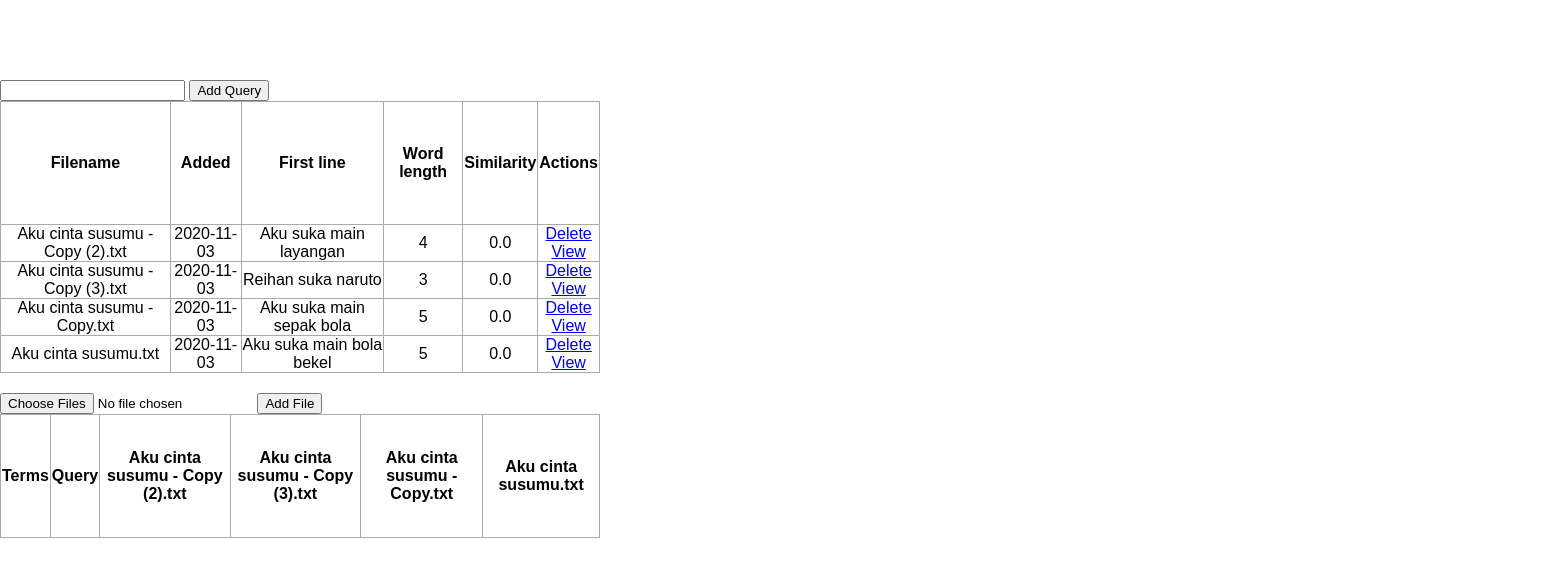
Before: / with the older database file.
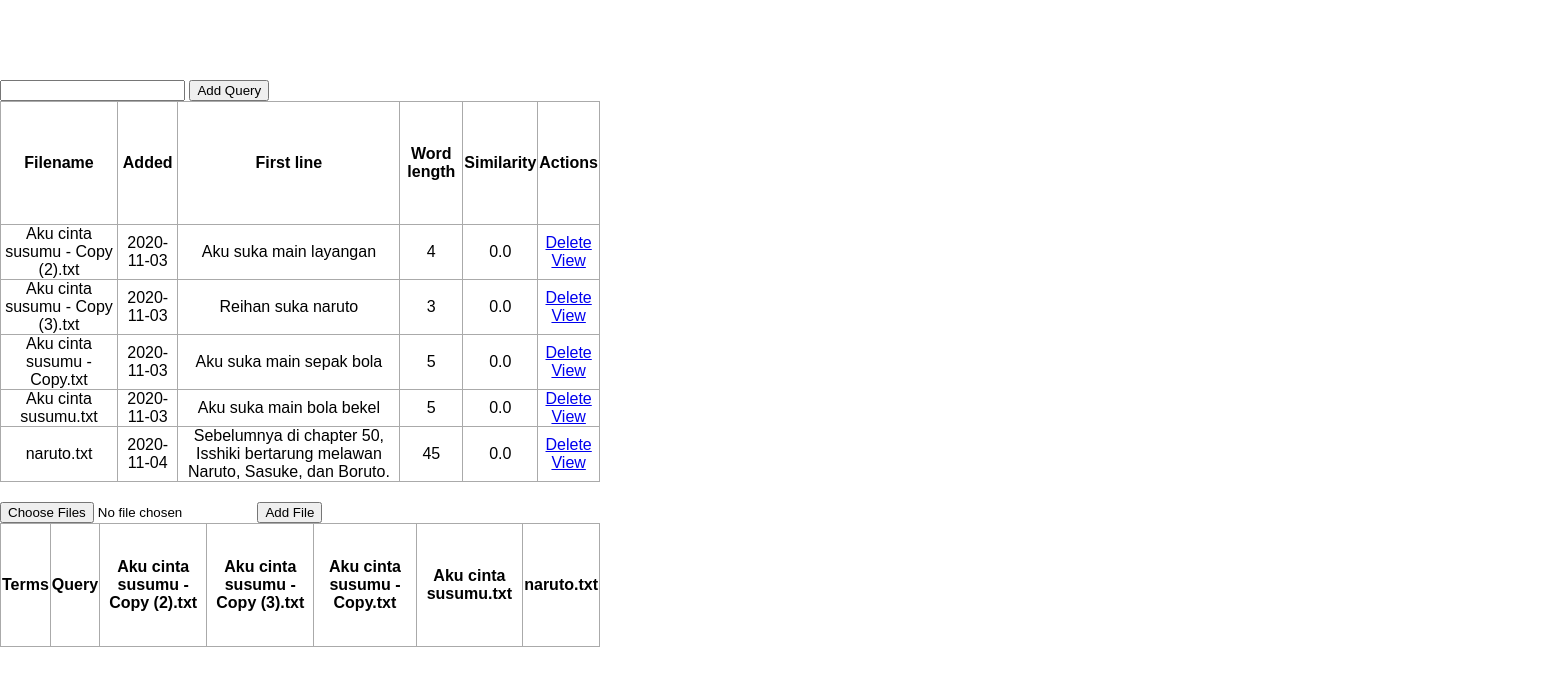
After: the same page with the newer database file.
### app.py (models this page shows)
class Todo(db.Model):
    id = db.Column(db.Integer, primary_key=True)
    date_created = db.Column(db.DateTime, default=datetime.utcnow)
    name = db.Column(db.String(200), nullable=True)
    data = db.Column(db.LargeBinary)
    wordcnt = db.Column(db.Integer, nullable=True)
    first_sentence = db.Column(db.String(200), nullable=True)
    sim = db.Column(db.Float, nullable=True)

### app.py (the view)
@app.route('/', methods=['POST','GET'])
def index():
    if request.method == 'POST':
        if 'InputFile' in request.form:
            files = request.files.getlist("filetxt")
            try:
                for file in files:
                    if file:
                        data = file.read()
                        file.stream.seek(0)
                        file.save(os.path.join(app.config['UPLOAD_FOLDER'], file.filename))
                        wordlen = 0
                        i = 0
                        with open(os.path.join(app.config['UPLOAD_FOLDER'], file.filename)) as f:
                            for line in f:
                                if (i == 0):
                                    a_list = nltk.tokenize.sent_tokenize(line)
                                    frst_sentence = a_list[0]
                                i = i + 1
                                res = len(re.findall(r'\w+', line))
                                wordlen = wordlen + res
                        new_task = Todo(name = file.filename, data = data, wordcnt = wordlen, first_sentence = frst_sentence, sim = 0)
                        db.session.add(new_task)
                        db.session.commit()
                return redirect('/')
            except:
                return 'There was an issue adding your task'
        else  :
            file = Todo.query.order_by(Todo.sim).all()
            universalSetOfUniqueWords = []
            inputQuery = request.form['textquery']
            lowercaseQuery = inputQuery.lower()
            factory = StemmerFactory()
            stemmer = factory.create_stemmer()
            stemmedQuery = stemmer.stem(lowercaseQuery)
            queryWordList = re.sub("[^\w]", " ",stemmedQuery).split()
            for word in queryWordList:
                if word not in universalSetOfUniqueWords:
                    universalSetOfUniqueWords.append(word)
            for doc in file :
                matchPercentage = 0
                fd = open("./static/"+doc.name , "r")
                database1 = fd.read().lower()
                stemmedDatabase = stemmer.stem(database1)
                databaseWordList = re.sub("[^\w]", " ",stemmedDatabase).split()	#Replace punctuation by space and split
                for word in databaseWordList:
                    if word not in universalSetOfUniqueWords:
                        universalSetOfUniqueWords.append(word)
                queryTF = []
                databaseTF = []
                for word in universalSetOfUniqueWords:
                    queryTfCounter = 0
                    databaseTfCounter = 0
                    for word2 in queryWordList:
                        if word == word2:
                            queryTfCounter += 1
                    queryTF.append(queryTfCounter)
                    for word2 in databaseWordList:
                        if word == word2:
                            databaseTfCounter += 1
                    databaseTF.append(databaseTfCounter)
                dotProduct = 0
                for i in range (len(queryTF)):
                    dotProduct += queryTF[i]*databaseTF[i]
                queryVectorMagnitude = 0
                for i in range (len(queryTF)):
                    queryVectorMagnitude += queryTF[i]**2
                queryVectorMagnitude = math.sqrt(queryVectorMagnitude)
                databaseVectorMagnitude = 0
                for i in range (len(databaseTF)):
                    databaseVectorMagnitude += databaseTF[i]**2
                databaseVectorMagnitude = math.sqrt(databaseVectorMagnitude)
                matchPercentage = (float)(dotProduct / (queryVectorMagnitude * databaseVectorMagnitude))*100
                doc.sim = matchPercentage
            file2 = Todo.query.order_by(Todo.sim.desc()).all()
            dcount = len(file2) + 1
            wcount = [[0 for j in range (dcount)] for i in range (len(universalSetOfUniqueWords)) ]
            i = 0
            j = 0
            for word in universalSetOfUniqueWords:
                for word2 in queryWordList:
                    if word == word2:
                        wcount[i][j] = wcount[i][j] + 1
                i = i + 1
            j = 1
            for doc in file2 :
                fd = open("./static/"+doc.name , "r")
                database1 = fd.read().lower()
                databaseWordList = re.sub("[^\w]", " ",database1).split()	#Replace punctuation by space and split
                i = 0
                for word in universalSetOfUniqueWords:
                    for word2 in databaseWordList:
                        if word == word2:
                            wcount[i][j] = wcount[i][j] + 1
                    i = i + 1
                j = j + 1
            return render_template('index.html', tasks=file2, Ikkeh="success", arr=universalSetOfUniqueWords, arr2 = wcount, dcount = dcount, i = 0)
    else:
        tasks = Todo.query.order_by(Todo.date_created).all()
        return render_template('index.html', tasks=tasks)

### templates/index.html (shortened to what this page needs)
{% extends 'base.html' %}
{% block body %}
<div class="content">
    <h1 style="text-align: center">Tubes Algeo</h1>
    {% if tasks|length < 1 %}
    <h4 style="text-align: center">There are no file.</h4>
    {% else %}
    <div class="form">
        <form action="/" method="POST">
            <input type="text" name="textquery" id="textQuery2">
            <input type="submit" value="Add Query">
        </form>
    </div>
    <table>
        <tr>
            <th>Filename</th>
            <th>Added</th>
            <th>First line</th>
            <th>Word length</th>
            <th>Similarity</th>
            <th>Actions</th>
        </tr>
        {% for task in tasks %}
        <tr>
            <td>{{ task.name }}</td>
            <td>{{ task.date_created.date() }}</td>
            <td>{{ task.first_sentence }}</td>
            <td>{{ task.wordcnt }}</td>
            <td>{{ task.sim }}</td>
            <td>
                <a href="/delete/{{task.id}}">Delete</a>
                <br>
                <a href="/view/{{task.id}}">View</a>
            </td>
        </tr>
        {% endfor %}
    </table>
    {% endif %}
    <div class="form">
        <form action="/" method="POST" enctype="multipart/form-data">
            <input type="file" name="filetxt" id="filetxt2" multiple>
            <input type="submit" value="Add File">
        </form>
    </div>
</div>
<table>
    <tr>
        <th>Terms</th>
        <th>Query</th>
        {% for task in tasks %}
        <th>{{ task.name }}</th>
        {% endfor %}
    </tr>
</table>
{% endblock %}

### templates/base.html (shortened to what this page needs)
<!DOCTYPE html>
<html lang="en">
    <head>
        <link rel="stylesheet" href="{{ url_for('static', filename='css/main.css') }}">
    </head>
    <body>
        {% block body %}{% endblock %}
    </body>
</html>
<!DOCTYPE html>

### static/css/main.css (style rules this page uses)
body, html { margin: 0; font-family: sans-serif; }
.content { margin: 0 auto; width: 5000px; }
table, td, th { border: 1px solid #aaa; }
table { border-collapse: collapse; width: 100%; width: 600px; }
th { height: 120px; }
td { text-align: center; padding: 0px; }
.form { margin-top: 20px; }

Changed rows visible on the page:
added Todo: name "naruto.txt", date_created "2020-11-04", first_sentence "Sebelumnya di chapter 50, Isshiki bertarung melawan Naruto, Sasuke, dan Boruto.", wordcnt "45", sim "0.0"
